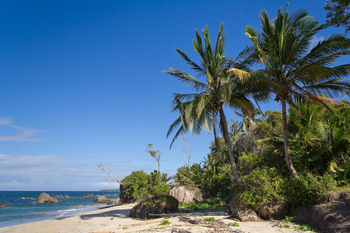
#> input picture images/beach.png, 350 x 233 px
$ python color_histograms.py --image images/beach.png
#> lines starting #> are read from the running program, lines starting #| are printed output that depends on the picture
from __future__ import print_function
from matplotlib import pyplot as plt
import numpy as np
import argparse
import cv2

ap = argparse.ArgumentParser()
ap.add_argument("-i", "--image", required = True, help = "Path to the image")
args = vars(ap.parse_args())

image = cv2.imread(args["image"])
#> image is the input picture: shape (233, 350, 3); mean B, G, R 136, 110.4, 78.6
# cv2.imshow("Original", image)
# cv2.waitKey(0)

channels = cv2.split(image)
colors = ("b", "g", "r")

plt.figure()
plt.title("'Flattened' Color Historgram")
plt.xlabel("Bins")
plt.ylabel("# of Pixels")

for (channel, color) in zip(channels, colors):
    hist = cv2.calcHist([channel], [0], None, [256], [0, 256])
    plt.plot(hist, color = color)
    plt.xlim([0, 256])
#> this loop made 3 passes
#> color on passes 1 to 3: 'b', 'g', 'r'

plt.show()
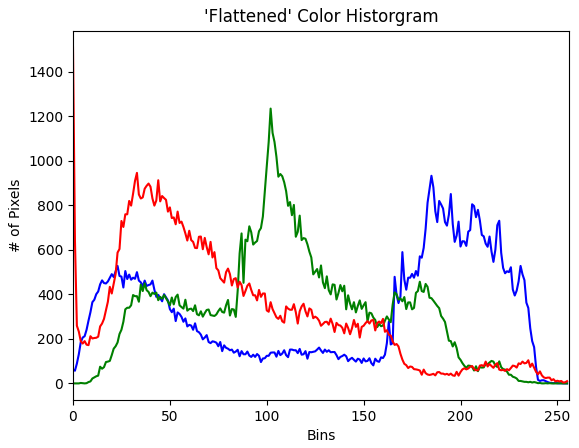
#> figure drawn by matplotlib, 1 panel; curve peaks at x = 185, y = 933; curve peaks at x = 102, y = 1235; curve peaks at x = 0, y = 1510
cv2.waitKey(0)

# Let's play with some 2D histograms
fig = plt.figure()

ax = fig.add_subplot(131)
hist_gb = cv2.calcHist([channels[1], channels[0]],
                       [0, 1],
                       None,
                       [32, 32],
                       [0, 256, 0, 256])
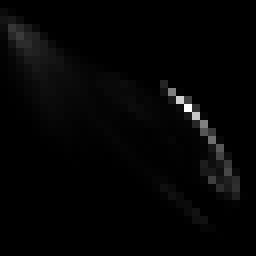
#> hist_gb: shape (32, 32) float32 (shown 8 times larger); min 0, max 4300, mean 79.6; drawn with min black and max white
p = ax.imshow(hist_gb, interpolation = "nearest")
ax.set_title("2D Color Hist for G and B")
plt.colorbar(p)

ax = fig.add_subplot(132)
hist_gr = cv2.calcHist([channels[1], channels[2]],
                       [0, 1],
                       None,
                       [32, 32],
                       [0, 256, 0, 256])
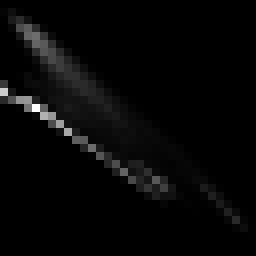
#> hist_gr: shape (32, 32) float32 (shown 8 times larger); min 0, max 2800, mean 79.6; drawn with min black and max white
p = ax.imshow(hist_gr, interpolation = "nearest")
ax.set_title("2D Color Hist for G and R")
plt.colorbar(p)

ax = fig.add_subplot(133)
hist_br = cv2.calcHist([channels[0], channels[2]],
                       [0, 1],
                       None,
                       [32, 32],
                       [0, 256, 0, 256])
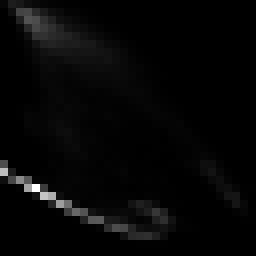
#> hist_br: shape (32, 32) float32 (shown 8 times larger); min 0, max 2991, mean 79.6; drawn with min black and max white
p = ax.imshow(hist_br, interpolation = "nearest")
ax.set_title("2D Color Hist for B and R")
plt.colorbar(p)

plt.show()
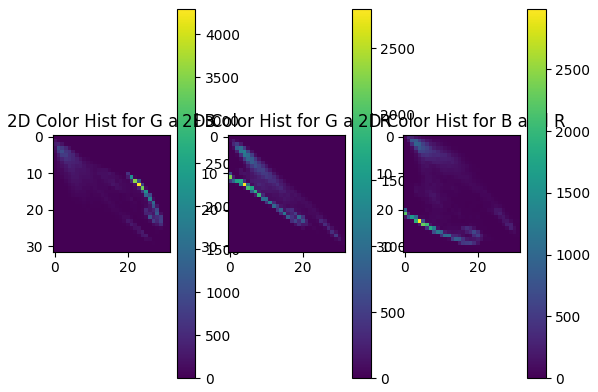
#> figure drawn by matplotlib, 6 panels
cv2.waitKey(0)

print("2D histogram shape: {}, with {} values".format(hist_br.shape, hist_br.flatten().shape[0]))
#| 2D histogram shape: (32, 32), with 1024 values

# hist_3d = cv2.calcHist([image],
#                        [0, 1, 2],
#                        None,
#                        [8, 8, 8],
#                        [0, 256, 0, 256, 0, 256])
# print("3D histogram shape: {}, with {} values".format(hist_3d.shape, hist_3d.flatten().shape[0]))
# we can't visualize this histogram, but know it's an 8 x 8 x 8 joint

$ run again, on images/wave.png
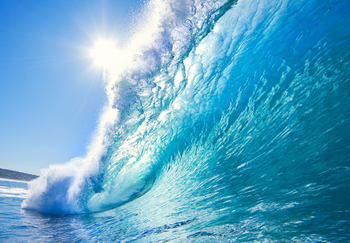
#> input picture images/wave.png, 350 x 243 px
#> image is the input picture: shape (243, 350, 3); mean B, G, R 199.1, 166.5, 93.5
#> the loop `for (channel, color) in zip(channels, colors):` made 3 passes
#> color on passes 1 to 3: 'b', 'g', 'r'
#> `plt.show()`:
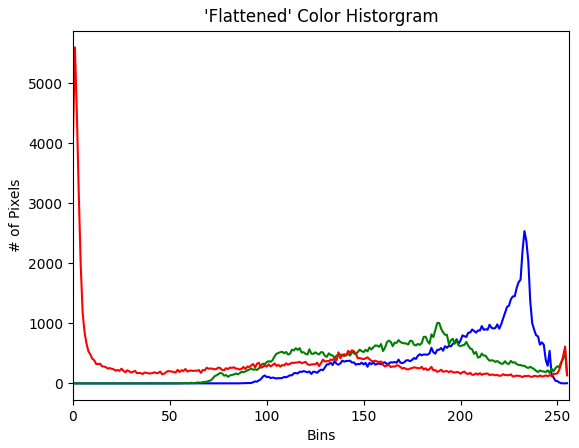
#> figure drawn by matplotlib, 1 panel; curve peaks at x = 233, y = 2538; curve peaks at x = 189, y = 1008; curve peaks at x = 1, y = 5600
#> `hist_br = cv2.calcHist([channels[0], channels[2]], [0, 1], None, [32, ..`:
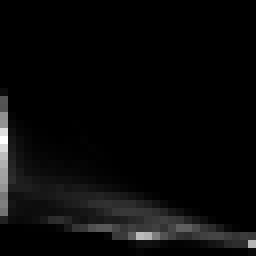
#> hist_br: shape (32, 32) float32 (shown 8 times larger); min 0, max 2330, mean 83.1; drawn with min black and max white
#| 2D histogram shape: (32, 32), with 1024 values
